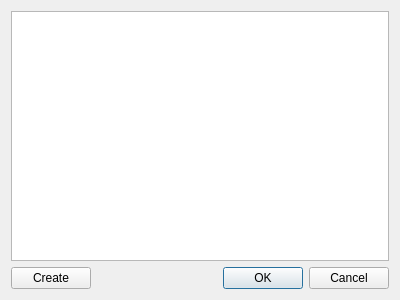
<?xml version="1.0" encoding="UTF-8"?>
<ui version="4.0">
 <class>Form</class>
 <widget class="QWidget" name="Form">
  <property name="geometry">
   <rect>
    <x>0</x>
    <y>0</y>
    <width>400</width>
    <height>300</height>
   </rect>
  </property>
  <property name="windowTitle">
   <string>Form</string>
  </property>
  <layout class="QGridLayout" name="gridLayout">
   <item row="0" column="0" colspan="2">
    <layout class="QVBoxLayout" name="verticalLayout">
     <item>
      <widget class="QListView" name="listView"/>
     </item>
    </layout>
   </item>
   <item row="1" column="0">
    <widget class="QPushButton" name="createDataButton">
     <property name="text">
      <string>Create</string>
     </property>
    </widget>
   </item>
   <item row="1" column="1">
    <widget class="QDialogButtonBox" name="dialogButtonBox">
     <property name="standardButtons">
      <set>QDialogButtonBox::Cancel|QDialogButtonBox::Ok</set>
     </property>
    </widget>
   </item>
  </layout>
 </widget>
 <resources/>
 <connections/>
</ui>
